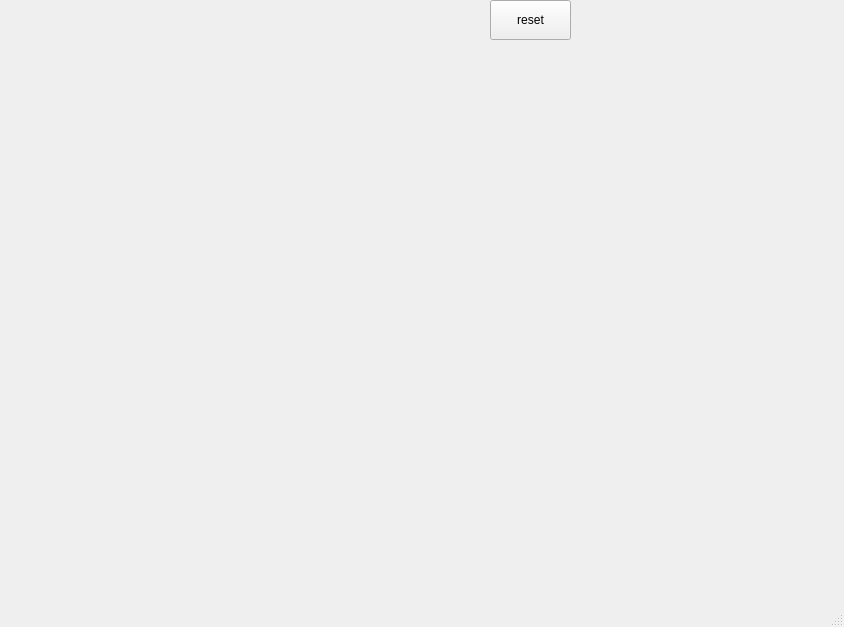
<?xml version="1.0" encoding="UTF-8"?>
<ui version="4.0">
 <class>MainWindow</class>
 <widget class="QMainWindow" name="MainWindow">
  <property name="geometry">
   <rect>
    <x>0</x>
    <y>0</y>
    <width>844</width>
    <height>627</height>
   </rect>
  </property>
  <property name="windowTitle">
   <string>MainWindow</string>
  </property>
  <widget class="QWidget" name="centralwidget">
   <widget class="QPushButton" name="pb_reset">
    <property name="geometry">
     <rect>
      <x>490</x>
      <y>0</y>
      <width>81</width>
      <height>40</height>
     </rect>
    </property>
    <property name="toolTip">
     <string>0,1</string>
    </property>
    <property name="text">
     <string>reset</string>
    </property>
    <property name="iconSize">
     <size>
      <width>40</width>
      <height>40</height>
     </size>
    </property>
   </widget>
  </widget>
  <widget class="QMenuBar" name="menubar">
   <property name="geometry">
    <rect>
     <x>0</x>
     <y>0</y>
     <width>844</width>
     <height>21</height>
    </rect>
   </property>
  </widget>
  <widget class="QStatusBar" name="statusbar"/>
 </widget>
 <resources/>
 <connections/>
</ui>
